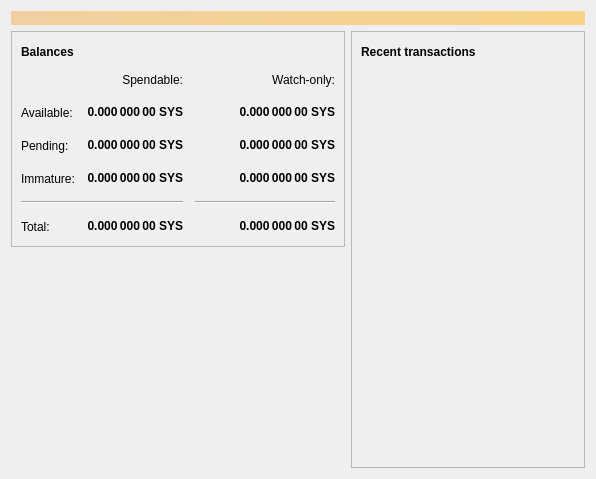
<?xml version="1.0" encoding="UTF-8"?>
<ui version="4.0">
 <class>OverviewPage</class>
 <widget class="QWidget" name="OverviewPage">
  <property name="geometry">
   <rect>
    <x>0</x>
    <y>0</y>
    <width>596</width>
    <height>479</height>
   </rect>
  </property>
  <property name="windowTitle">
   <string>Form</string>
  </property>
  <layout class="QVBoxLayout" name="topLayout">
   <item>
    <widget class="QLabel" name="labelAlerts">
     <property name="visible">
      <bool>false</bool>
     </property>
     <property name="styleSheet">
      <string notr="true">background-color: qlineargradient(x1: 0, y1: 0, x2: 1, y2: 0, stop:0 #F0D0A0, stop:1 #F8D488); color:#000000;</string>
     </property>
     <property name="wordWrap">
      <bool>true</bool>
     </property>
     <property name="margin">
      <number>3</number>
     </property>
    </widget>
   </item>
   <item>
    <layout class="QHBoxLayout" name="horizontalLayout" stretch="1,1">
     <item>
      <layout class="QVBoxLayout" name="verticalLayout_2">
       <item>
        <widget class="QFrame" name="frame">
         <property name="frameShape">
          <enum>QFrame::StyledPanel</enum>
         </property>
         <property name="frameShadow">
          <enum>QFrame::Raised</enum>
         </property>
         <layout class="QVBoxLayout" name="verticalLayout_4">
          <item>
           <layout class="QHBoxLayout" name="horizontalLayout_4">
            <item>
             <widget class="QLabel" name="label_5">
              <property name="font">
               <font>
                <weight>75</weight>
                <bold>true</bold>
               </font>
              </property>
              <property name="text">
               <string>Balances</string>
              </property>
             </widget>
            </item>
            <item>
             <widget class="QPushButton" name="labelWalletStatus">
              <property name="enabled">
               <bool>false</bool>
              </property>
              <property name="maximumSize">
               <size>
                <width>30</width>
                <height>16777215</height>
               </size>
              </property>
              <property name="toolTip">
               <string>The displayed information may be out of date. Your wallet automatically synchronizes with the Syscoin network after a connection is established, but this process has not completed yet.</string>
              </property>
              <property name="text">
               <string/>
              </property>
              <property name="icon">
               <iconset resource="../syscoin.qrc">
                <normaloff>:/icons/warning</normaloff>
                <disabledoff>:/icons/warning</disabledoff>:/icons/warning</iconset>
              </property>
              <property name="iconSize">
               <size>
                <width>24</width>
                <height>24</height>
               </size>
              </property>
              <property name="flat">
               <bool>true</bool>
              </property>
             </widget>
            </item>
            <item>
             <spacer name="horizontalSpacer_3">
              <property name="orientation">
               <enum>Qt::Horizontal</enum>
              </property>
              <property name="sizeHint" stdset="0">
               <size>
                <width>40</width>
                <height>20</height>
               </size>
              </property>
             </spacer>
            </item>
           </layout>
          </item>
          <item>
           <layout class="QGridLayout" name="gridLayout">
            <property name="spacing">
             <number>12</number>
            </property>
            <item row="2" column="2">
             <widget class="QLabel" name="labelWatchPending">
              <property name="font">
               <font>
                <weight>75</weight>
                <bold>true</bold>
               </font>
              </property>
              <property name="cursor">
               <cursorShape>IBeamCursor</cursorShape>
              </property>
              <property name="toolTip">
               <string>Unconfirmed transactions to watch-only addresses</string>
              </property>
              <property name="text">
               <string notr="true">0.000 000 00 SYS</string>
              </property>
              <property name="alignment">
               <set>Qt::AlignRight|Qt::AlignTrailing|Qt::AlignVCenter</set>
              </property>
              <property name="textInteractionFlags">
               <set>Qt::LinksAccessibleByMouse|Qt::TextSelectableByKeyboard|Qt::TextSelectableByMouse</set>
              </property>
             </widget>
            </item>
            <item row="2" column="1">
             <widget class="QLabel" name="labelUnconfirmed">
              <property name="font">
               <font>
                <weight>75</weight>
                <bold>true</bold>
               </font>
              </property>
              <property name="cursor">
               <cursorShape>IBeamCursor</cursorShape>
              </property>
              <property name="toolTip">
               <string>Total of transactions that have yet to be confirmed, and do not yet count toward the spendable balance</string>
              </property>
              <property name="text">
               <string notr="true">0.000 000 00 SYS</string>
              </property>
              <property name="alignment">
               <set>Qt::AlignRight|Qt::AlignTrailing|Qt::AlignVCenter</set>
              </property>
              <property name="textInteractionFlags">
               <set>Qt::LinksAccessibleByMouse|Qt::TextSelectableByKeyboard|Qt::TextSelectableByMouse</set>
              </property>
             </widget>
            </item>
            <item row="3" column="2">
             <widget class="QLabel" name="labelWatchImmature">
              <property name="font">
               <font>
                <weight>75</weight>
                <bold>true</bold>
               </font>
              </property>
              <property name="cursor">
               <cursorShape>IBeamCursor</cursorShape>
              </property>
              <property name="toolTip">
               <string>Mined balance in watch-only addresses that has not yet matured</string>
              </property>
              <property name="text">
               <string notr="true">0.000 000 00 SYS</string>
              </property>
              <property name="alignment">
               <set>Qt::AlignRight|Qt::AlignTrailing|Qt::AlignVCenter</set>
              </property>
              <property name="textInteractionFlags">
               <set>Qt::LinksAccessibleByMouse|Qt::TextSelectableByKeyboard|Qt::TextSelectableByMouse</set>
              </property>
             </widget>
            </item>
            <item row="4" column="0" colspan="2">
             <widget class="Line" name="line">
              <property name="orientation">
               <enum>Qt::Horizontal</enum>
              </property>
             </widget>
            </item>
            <item row="4" column="2">
             <widget class="Line" name="lineWatchBalance">
              <property name="sizePolicy">
               <sizepolicy hsizetype="Preferred" vsizetype="Fixed">
                <horstretch>0</horstretch>
                <verstretch>0</verstretch>
               </sizepolicy>
              </property>
              <property name="minimumSize">
               <size>
                <width>140</width>
                <height>0</height>
               </size>
              </property>
              <property name="orientation">
               <enum>Qt::Horizontal</enum>
              </property>
             </widget>
            </item>
            <item row="5" column="0">
             <widget class="QLabel" name="labelTotalText">
              <property name="text">
               <string>Total:</string>
              </property>
             </widget>
            </item>
            <item row="3" column="1">
             <widget class="QLabel" name="labelImmature">
              <property name="font">
               <font>
                <weight>75</weight>
                <bold>true</bold>
               </font>
              </property>
              <property name="cursor">
               <cursorShape>IBeamCursor</cursorShape>
              </property>
              <property name="toolTip">
               <string>Mined balance that has not yet matured</string>
              </property>
              <property name="text">
               <string notr="true">0.000 000 00 SYS</string>
              </property>
              <property name="alignment">
               <set>Qt::AlignRight|Qt::AlignTrailing|Qt::AlignVCenter</set>
              </property>
              <property name="textInteractionFlags">
               <set>Qt::LinksAccessibleByMouse|Qt::TextSelectableByKeyboard|Qt::TextSelectableByMouse</set>
              </property>
             </widget>
            </item>
            <item row="2" column="3">
             <spacer name="horizontalSpacer_2">
              <property name="orientation">
               <enum>Qt::Horizontal</enum>
              </property>
              <property name="sizeHint" stdset="0">
               <size>
                <width>40</width>
                <height>20</height>
               </size>
              </property>
             </spacer>
            </item>
            <item row="3" column="0">
             <widget class="QLabel" name="labelImmatureText">
              <property name="text">
               <string>Immature:</string>
              </property>
             </widget>
            </item>
            <item row="5" column="1">
             <widget class="QLabel" name="labelTotal">
              <property name="font">
               <font>
                <weight>75</weight>
                <bold>true</bold>
               </font>
              </property>
              <property name="cursor">
               <cursorShape>IBeamCursor</cursorShape>
              </property>
              <property name="toolTip">
               <string>Your current total balance</string>
              </property>
              <property name="text">
               <string notr="true">0.000 000 00 SYS</string>
              </property>
              <property name="alignment">
               <set>Qt::AlignRight|Qt::AlignTrailing|Qt::AlignVCenter</set>
              </property>
              <property name="textInteractionFlags">
               <set>Qt::LinksAccessibleByMouse|Qt::TextSelectableByKeyboard|Qt::TextSelectableByMouse</set>
              </property>
             </widget>
            </item>
            <item row="5" column="2">
             <widget class="QLabel" name="labelWatchTotal">
              <property name="font">
               <font>
                <weight>75</weight>
                <bold>true</bold>
               </font>
              </property>
              <property name="cursor">
               <cursorShape>IBeamCursor</cursorShape>
              </property>
              <property name="toolTip">
               <string>Current total balance in watch-only addresses</string>
              </property>
              <property name="text">
               <string notr="true">0.000 000 00 SYS</string>
              </property>
              <property name="alignment">
               <set>Qt::AlignRight|Qt::AlignTrailing|Qt::AlignVCenter</set>
              </property>
              <property name="textInteractionFlags">
               <set>Qt::LinksAccessibleByMouse|Qt::TextSelectableByKeyboard|Qt::TextSelectableByMouse</set>
              </property>
             </widget>
            </item>
            <item row="0" column="2">
             <widget class="QLabel" name="labelWatchonly">
              <property name="text">
               <string>Watch-only:</string>
              </property>
              <property name="alignment">
               <set>Qt::AlignRight|Qt::AlignTrailing|Qt::AlignVCenter</set>
              </property>
             </widget>
            </item>
            <item row="1" column="0">
             <widget class="QLabel" name="labelBalanceText">
              <property name="text">
               <string>Available:</string>
              </property>
             </widget>
            </item>
            <item row="1" column="1">
             <widget class="QLabel" name="labelBalance">
              <property name="font">
               <font>
                <weight>75</weight>
                <bold>true</bold>
               </font>
              </property>
              <property name="cursor">
               <cursorShape>IBeamCursor</cursorShape>
              </property>
              <property name="toolTip">
               <string>Your current spendable balance</string>
              </property>
              <property name="text">
               <string notr="true">0.000 000 00 SYS</string>
              </property>
              <property name="alignment">
               <set>Qt::AlignRight|Qt::AlignTrailing|Qt::AlignVCenter</set>
              </property>
              <property name="textInteractionFlags">
               <set>Qt::LinksAccessibleByMouse|Qt::TextSelectableByKeyboard|Qt::TextSelectableByMouse</set>
              </property>
             </widget>
            </item>
            <item row="1" column="2">
             <widget class="QLabel" name="labelWatchAvailable">
              <property name="font">
               <font>
                <weight>75</weight>
                <bold>true</bold>
               </font>
              </property>
              <property name="cursor">
               <cursorShape>IBeamCursor</cursorShape>
              </property>
              <property name="toolTip">
               <string>Your current balance in watch-only addresses</string>
              </property>
              <property name="text">
               <string notr="true">0.000 000 00 SYS</string>
              </property>
              <property name="alignment">
               <set>Qt::AlignRight|Qt::AlignTrailing|Qt::AlignVCenter</set>
              </property>
              <property name="textInteractionFlags">
               <set>Qt::LinksAccessibleByMouse|Qt::TextSelectableByKeyboard|Qt::TextSelectableByMouse</set>
              </property>
             </widget>
            </item>
            <item row="2" column="0">
             <widget class="QLabel" name="labelPendingText">
              <property name="text">
               <string>Pending:</string>
              </property>
             </widget>
            </item>
            <item row="0" column="1">
             <widget class="QLabel" name="labelSpendable">
              <property name="text">
               <string>Spendable:</string>
              </property>
              <property name="alignment">
               <set>Qt::AlignRight|Qt::AlignTrailing|Qt::AlignVCenter</set>
              </property>
             </widget>
            </item>
           </layout>
          </item>
         </layout>
        </widget>
       </item>
       <item>
        <widget class="QLabel" name="label">
         <property name="text">
          <string/>
         </property>
         <property name="pixmap">
          <pixmap resource="../syscoin.qrc">:/icons/overviewshade</pixmap>
         </property>
         <property name="scaledContents">
          <bool>true</bool>
         </property>
        </widget>
       </item>
      </layout>
     </item>
     <item>
      <layout class="QVBoxLayout" name="verticalLayout_3">
       <item>
        <widget class="QFrame" name="frame_2">
         <property name="frameShape">
          <enum>QFrame::StyledPanel</enum>
         </property>
         <property name="frameShadow">
          <enum>QFrame::Raised</enum>
         </property>
         <layout class="QVBoxLayout" name="verticalLayout">
          <item>
           <layout class="QHBoxLayout" name="horizontalLayout_2">
            <item>
             <widget class="QLabel" name="label_4">
              <property name="font">
               <font>
                <weight>75</weight>
                <bold>true</bold>
               </font>
              </property>
              <property name="text">
               <string>Recent transactions</string>
              </property>
             </widget>
            </item>
            <item>
             <widget class="QPushButton" name="labelTransactionsStatus">
              <property name="enabled">
               <bool>false</bool>
              </property>
              <property name="maximumSize">
               <size>
                <width>30</width>
                <height>16777215</height>
               </size>
              </property>
              <property name="toolTip">
               <string>The displayed information may be out of date. Your wallet automatically synchronizes with the Syscoin network after a connection is established, but this process has not completed yet.</string>
              </property>
              <property name="text">
               <string/>
              </property>
              <property name="icon">
               <iconset resource="../syscoin.qrc">
                <normaloff>:/icons/warning</normaloff>
                <disabledoff>:/icons/warning</disabledoff>:/icons/warning</iconset>
              </property>
              <property name="iconSize">
               <size>
                <width>24</width>
                <height>24</height>
               </size>
              </property>
              <property name="flat">
               <bool>true</bool>
              </property>
             </widget>
            </item>
            <item>
             <spacer name="horizontalSpacer">
              <property name="orientation">
               <enum>Qt::Horizontal</enum>
              </property>
              <property name="sizeHint" stdset="0">
               <size>
                <width>40</width>
                <height>20</height>
               </size>
              </property>
             </spacer>
            </item>
           </layout>
          </item>
          <item>
           <widget class="QListView" name="listTransactions">
            <property name="styleSheet">
             <string notr="true">QListView { background: transparent; }</string>
            </property>
            <property name="frameShape">
             <enum>QFrame::NoFrame</enum>
            </property>
            <property name="verticalScrollBarPolicy">
             <enum>Qt::ScrollBarAlwaysOff</enum>
            </property>
            <property name="horizontalScrollBarPolicy">
             <enum>Qt::ScrollBarAlwaysOff</enum>
            </property>
            <property name="selectionMode">
             <enum>QAbstractItemView::NoSelection</enum>
            </property>
           </widget>
          </item>
         </layout>
        </widget>
       </item>
      </layout>
     </item>
    </layout>
   </item>
  </layout>
 </widget>
 <resources>
  <include location="../syscoin.qrc"/>
 </resources>
 <connections/>
</ui>
